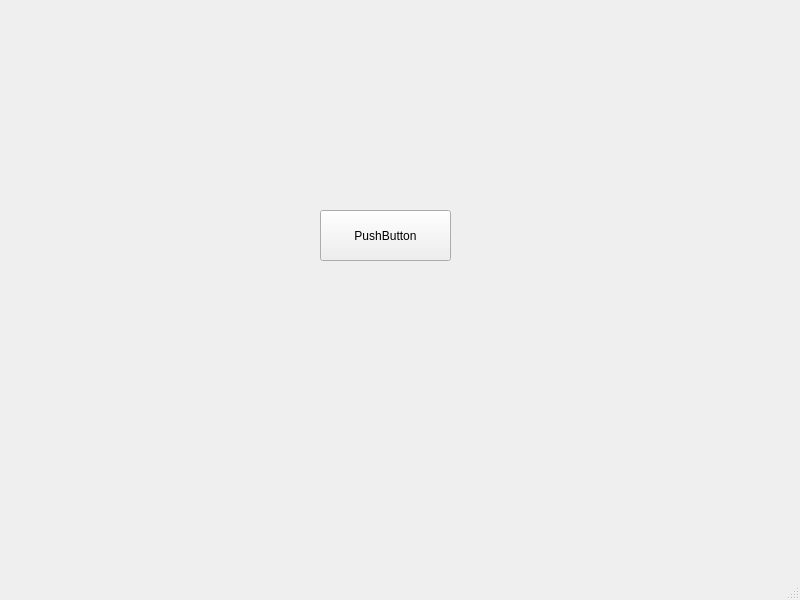
<?xml version="1.0" encoding="UTF-8"?>
<ui version="4.0">
 <class>MainWindow</class>
 <widget class="QMainWindow" name="MainWindow">
  <property name="geometry">
   <rect>
    <x>0</x>
    <y>0</y>
    <width>800</width>
    <height>600</height>
   </rect>
  </property>
  <property name="windowTitle">
   <string>MainWindow</string>
  </property>
  <widget class="QWidget" name="centralwidget">
   <widget class="QPushButton" name="pushButton">
    <property name="geometry">
     <rect>
      <x>320</x>
      <y>210</y>
      <width>131</width>
      <height>51</height>
     </rect>
    </property>
    <property name="text">
     <string>PushButton</string>
    </property>
   </widget>
  </widget>
  <widget class="QMenuBar" name="menubar">
   <property name="geometry">
    <rect>
     <x>0</x>
     <y>0</y>
     <width>800</width>
     <height>30</height>
    </rect>
   </property>
  </widget>
  <widget class="QStatusBar" name="statusbar"/>
 </widget>
 <resources/>
 <connections/>
</ui>
